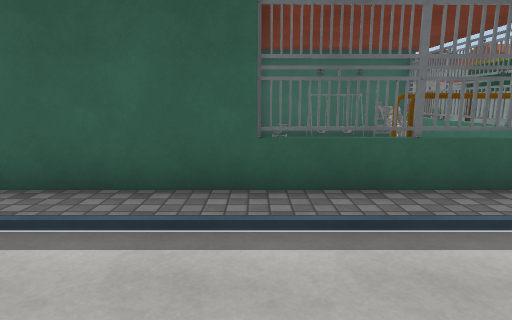
view 1 (above)

16 first-person views from a walk through a Unity game level. The camera is 1.4 m above the floor, tilts 10° down and sees 75° across. The floor is counted in squares, 1 m on a side. Each view is taken from the middle of a square. On the plan, view 1 faces up. The plan holds only what a view shows up to about 15 squares ahead; the rest is blank. The place goes on beyond the plan. Some animated figures are not drawn. Some surface patterns are stand-ins.

view 2
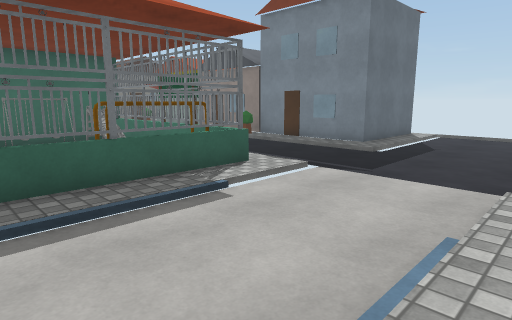

view 3
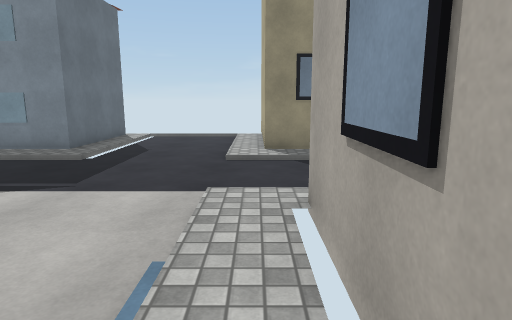

view 4
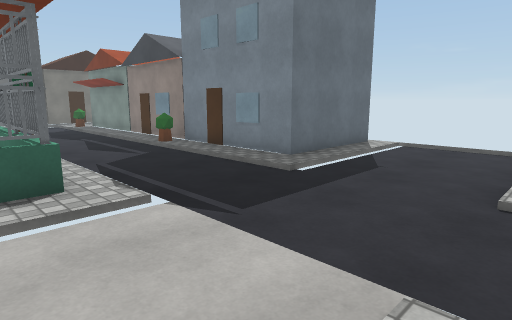

view 5
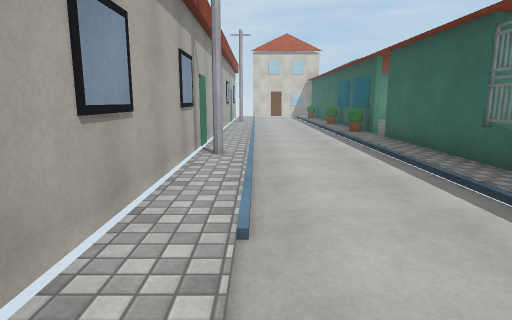

view 6
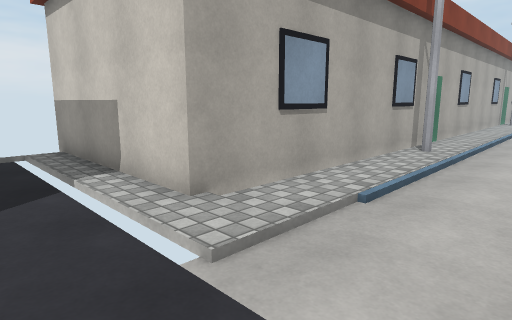

view 7
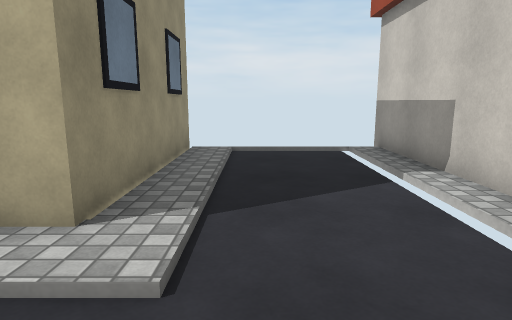

view 8
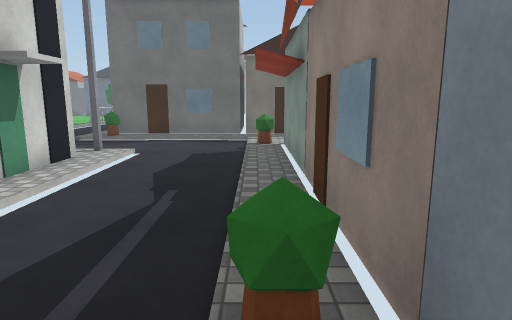

view 9
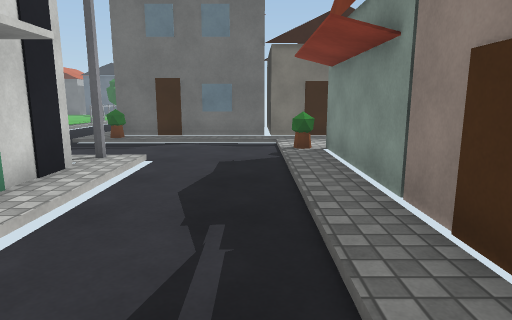

view 10
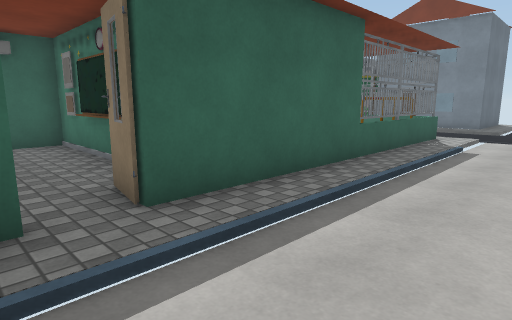

view 11
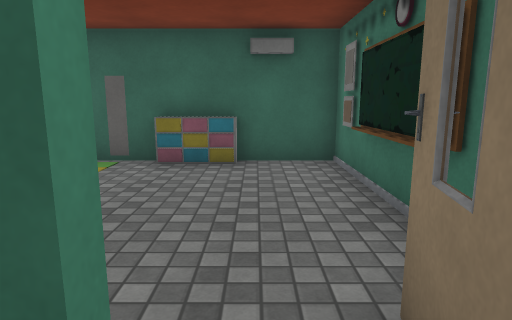

view 12
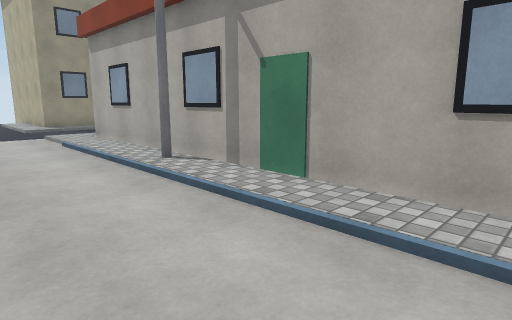

view 13
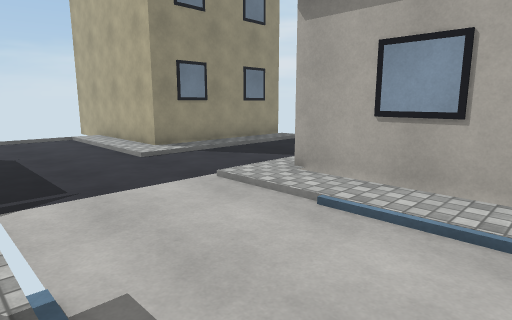

view 14
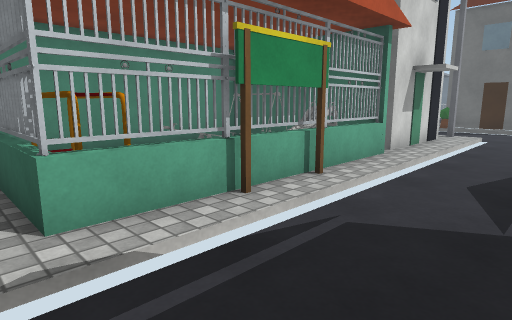

view 15
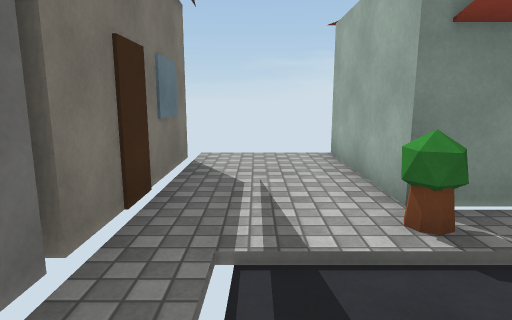

view 16
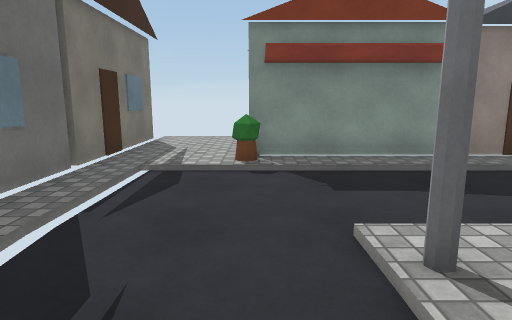

### Floor plan
Key: @ floor where view 1 was taken; # wall or solid block; . main floor; : floor 0.25 m higher than the main floor; / step, stairs or slope; = window, fence, low wall or low ledge; O other object.
Columns run from 8 left of view 1 to 16 right of it. Each row starts with its distance up from view 1.
 23           .:############
 22            :#:::::::::::
 21            . .....::::::
 20            .......::::::
 19            .......=#####
 18              ##...:#
 17              # ...:#
 16              # ...:#
 15               #...:#
 14               #...:#
 13               #...:#
 12 #####         #...:#
 11 ::::#         #...:#
 10 ::::#         #...=#
  9 ::::#         #...:#
  8 ::::#        ##...:#
  7 ::::#       ###...:#
  6  ::##   #####O:...:#
  5 ##:#######OO#O:...:#####
  4 :=:::::::::::::...::::::
  3 ........................
  2 ........................
  1 ........................
  0 ////////@//////...//////
 -1 :::::::#:::::::...:######
 -2 ##############:...:#
 -3              #:...:#
 -4              #:...:#
 -5              #:...:#
 -6              #:...:#
 -7              #:...:#
 -8              #

Positions as (right, up) in squares from view 1, and headings:
1: (0, 0), facing up
2: (0, -1), facing up-right
3: (1, -1), facing right
4: (4, -1), facing up-right
5: (7, 0), facing left
6: (8, 2), facing down-left
7: (9, 2), facing down
8: (10, 8), facing up
9: (9, 10), facing up
10: (-7, 1), facing up-right
11: (-6, 4), facing up
12: (-8, 3), facing down-right
13: (1, 4), facing down-right
14: (9, 4), facing up-left
15: (7, 21), facing right
16: (3, 19), facing right
